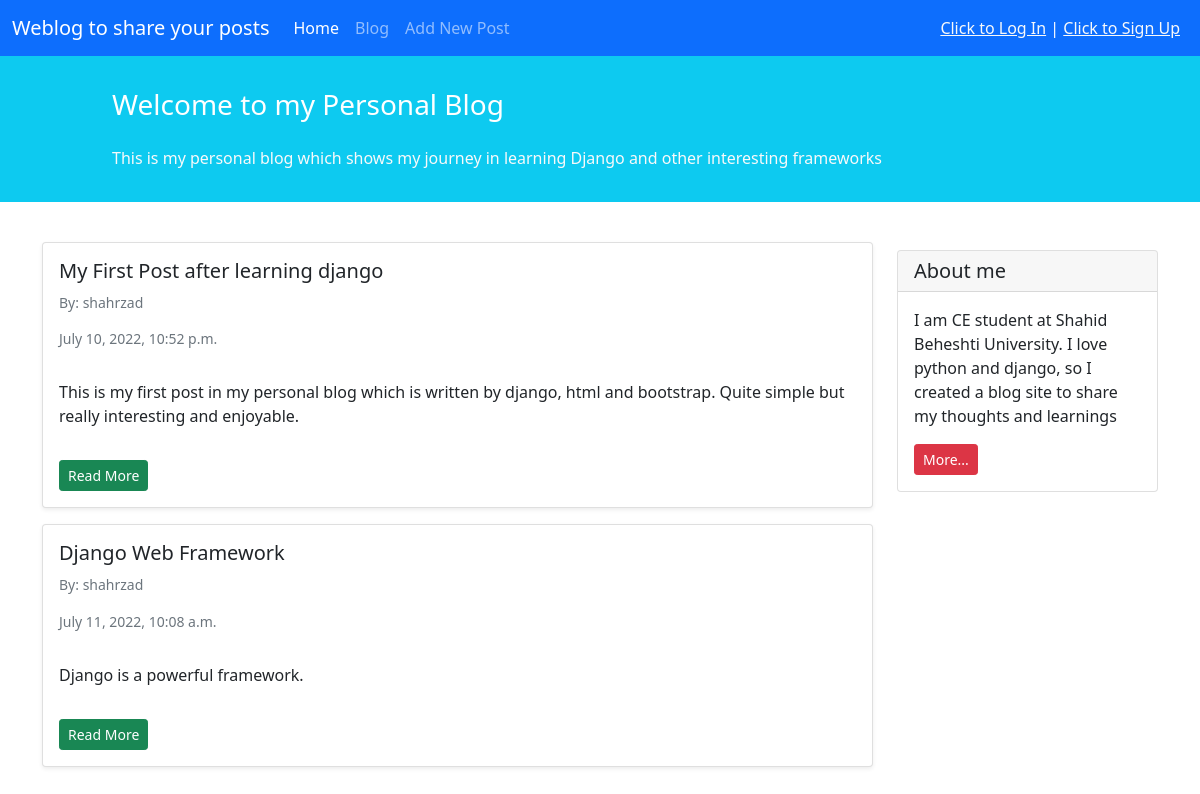
The page /blog/ on the database as committed earlier.
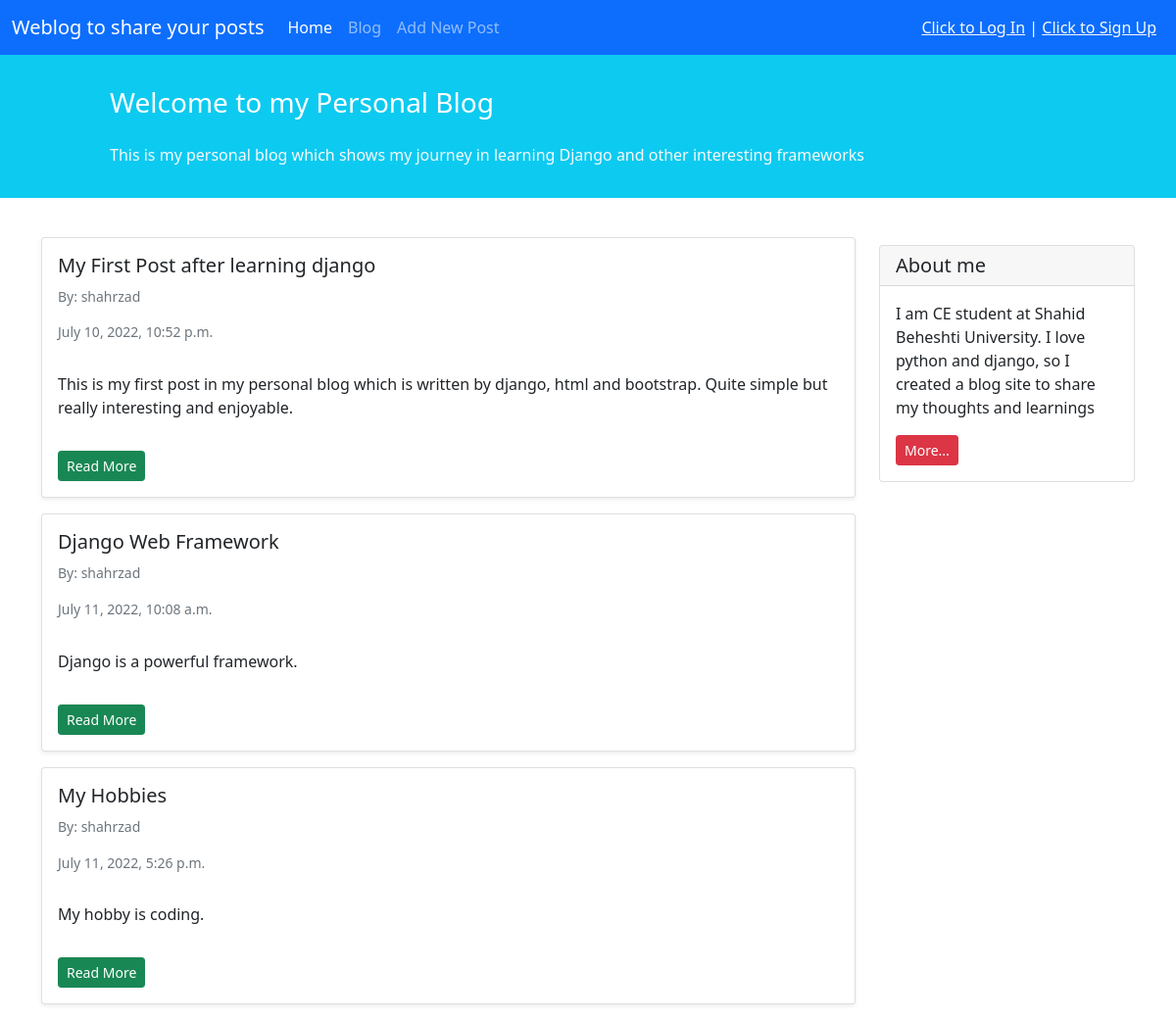
The same page on the database as committed later.
### blog/models.py (models this page shows, shortened)
class Post(models.Model):
    STATUS_CHOICES = (
        ('pub', 'published'),
        ('drf', 'draft'),
    )
    title = models.CharField(max_length=100)
    text = models.TextField()
    author = models.ForeignKey('auth.User', on_delete=models.CASCADE)
    datetime_created = models.DateTimeField(auto_now_add=True)
    datetime_modified = models.DateTimeField(auto_now=True)
    status = models.CharField(max_length=3, choices=STATUS_CHOICES)

### blog/views.py (the view)
# urls.py: path('', views.PostListView.as_view(), name='posts_list'),
class PostListView(generic.ListView):
    model = Post
    template_name = 'blog/posts_list.html'
    context_object_name = 'posts_list'
    def get_queryset(self):
        return Post.objects.filter(status='pub').order_by('datetime_modified')

### blog/templates/blog/posts_list.html (shortened to what this page needs)
{% extends '_base.html' %}
{% block content %}
    <div class="container mt-4">
        <div class="row">
            <div class="col-9">
                {% for post in posts_list %}
                    <div class="card shadow-sm my-3">
                        <div class="card-body">
                            <h5 class="card-title">{{ post.title }}</h5>
                            <h6 class="card-subtitle mb-2 text-muted small py-2">By: {{ post.author }}</h6>
                            <h6 class="card-subtitle mb-2 text-muted small py-2">{{ post.datetime_created }}</h6>
                            <p class="card-text py-3">
                                {{ post.text }}
                            </p>
                            <a href="{% url 'post_detail' post.id %}" class="btn btn-sm btn-success">Read More</a>
                        </div>
                    </div>
                {% endfor %}
            </div>
            <div class="col-3">
                <div class="card my-4">
                    <h5 class="card-header">About me</h5>
                    <div class="card-body">
                        <p class="card-text">I am CE student at Shahid Beheshti University. I love python and django, so I created a blog site to share my
                            thoughts and learnings</p>
                        <a href="#"
                           class="btn btn-sm btn-danger">
                            More...
                        </a>
                    </div>
                </div>
            </div>
        </div>
    </div>
{% endblock content %}

Rows that differ between the two databases and show on the page:
added Post: title "My Hobbies", author "shahrzad", datetime_created "July 11, 2022, 5:26 p.m.", text "My hobby is coding."
